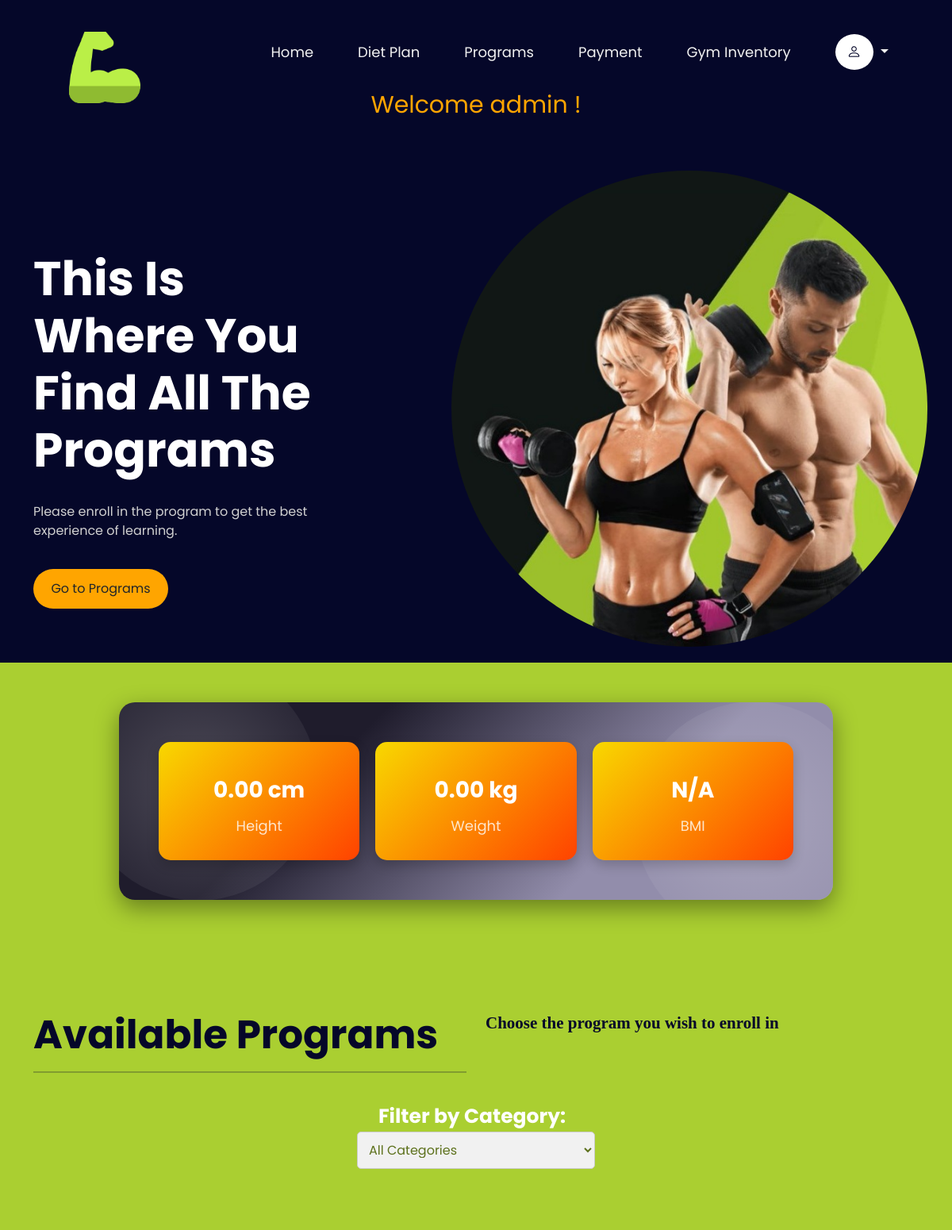
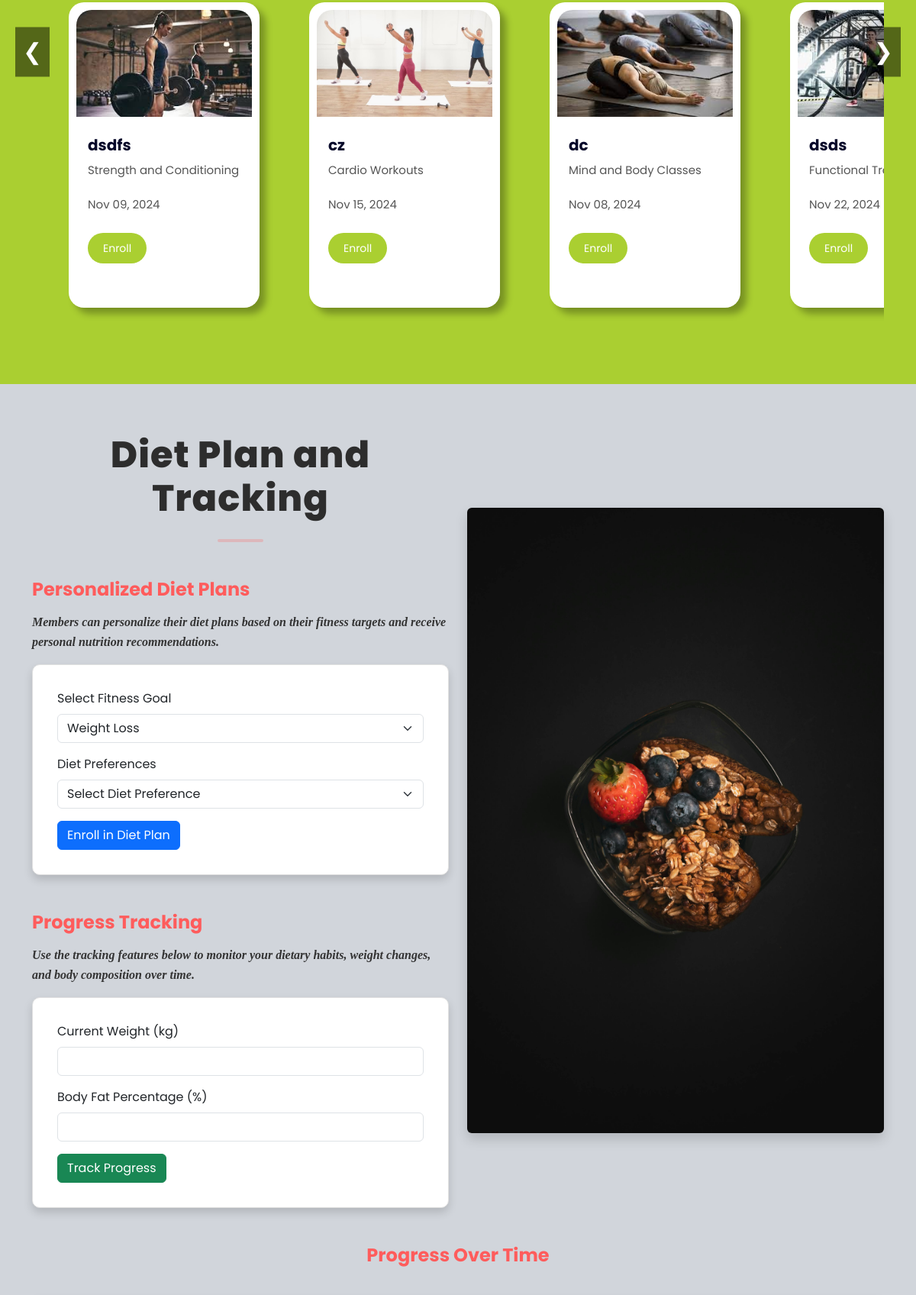
/home.php (signed in, upper part), run on the app's committed database (2 pictures, top to bottom).
### tables this page shows
CREATE TABLE `users` (
  `id` int(11) NOT NULL,
  `username` varchar(255) NOT NULL,
  `email` varchar(255) NOT NULL,
  `password` varchar(255) NOT NULL,
  `profile_image` varchar(255) DEFAULT NULL,
  `age` int(11) NOT NULL,
  `weight` decimal(5,2) NOT NULL,
  `height` decimal(5,2) NOT NULL,
  `bmi` decimal(5,2) GENERATED ALWAYS AS (`weight` / (`height` / 100 * `height` / 100)) STORED,
  `phone` varchar(12) NOT NULL
);

CREATE TABLE `courses` (
  `id` int(11) NOT NULL,
  `title` varchar(100) NOT NULL,
  `description` text DEFAULT NULL,
  `category` varchar(50) DEFAULT NULL,
  `date` date DEFAULT NULL,
  `image_path` varchar(255) DEFAULT NULL,
  `last_modified` timestamp NOT NULL DEFAULT current_timestamp() ON UPDATE current_timestamp()
);

### home.php (the view, shortened to what this page needs)
<?php
include("connection.php");
$username = $_SESSION['username'];
$query = "SELECT height, weight FROM users WHERE username='$username'";
$result = mysqli_query($conn, $query);
$user = mysqli_fetch_assoc($result);
$height = $user['height'];
$weight = $user['weight'];
if ($height > 0 && $weight > 0) {
    $heightInMeters = $height / 100;
    $bmi = $weight / ($heightInMeters * $heightInMeters);
    $bmi = number_format($bmi, 2);
} else {
    $bmi = "N/A";
}
?>
<!DOCTYPE html>
<html lang="en">
<head>
    <link href="https://cdn.jsdelivr.net/npm/bootstrap@5.3.1/dist/css/bootstrap.min.css" rel="stylesheet"
>
    <link rel="stylesheet"
        href="https://cdnjs.cloudflare.com/ajax/libs/bootstrap-icons/1.10.5/font/bootstrap-icons.min.css">
    <link rel="stylesheet" href="css/style.css">
</head>
<body>
    <header class="navbar-section">
        <nav class="navbar navbar-expand-lg">
            <div class="container-fluid">
                <a class="navbar-brand" href="#">
                    <div class="logo-wrapper">
                        <img src="images/logo.png" alt="Student Management System Logo">
                    </div>
                </a>
                <div class="collapse navbar-collapse" id="navbarNav">
                    <ul class="navbar-nav ms-auto">
                        <li class="nav-item">
                            <a class="nav-link" aria-current="page" href="#home">Home</a>
                        </li>
                        <li class="nav-item">
                            <a class="nav-link" href="#dietPlan">Diet Plan</a>
                        </li>
                        <li class="nav-item">
                            <a class="nav-link" href="#projects">Programs</a>
                        </li>
                        <li class="nav-item">
                            <?php
                            if (isset($_SESSION['username'])) {
                                $username = $_SESSION['username'];
                                $query = mysqli_query($conn, "SELECT * FROM payments WHERE username = '$username' LIMIT 1");
                                if (mysqli_num_rows($query) > 0) {
                                    echo '<a class="nav-link" href="#" onclick="alertPayment()">Payment</a>';
                                } else {
                                    echo '<a class="nav-link" href="payment.php">Payment</a>';
                                }
                            }
                            ?>
                        </li>
                        <li class="nav-item">
                            <a class="nav-link" href="gym_management.php">Gym Inventory</a>
                        </li>
                        <li class="nav-item">
                            <div class="dropdown">
                                <a class="nav-link dropdown-toggle" href="#" id="dropdownMenuLink" data-bs-toggle="dropdown"
                                    aria-expanded="false">
                                    <i class="bi bi-person"></i>
                                </a>
                            </div>
                        </li>
                    </ul>
                </div>
            </div>
        </nav>
    </header>
    <div class="name">
        <center>Welcome
            <?php
            echo $_SESSION['username'];
            ?>
            !
        </center>
    </div>
    <section id="home" class="hero-section">
        <div class="container">
            <div class="row">
                <div class="col-lg-4 col-md-12 col-sm-12 text-content">
                    <h1>this is where you find all the programs</h1>
                    <p>Please enroll in the program to get the best experience of learning.
                    </p>
                    <a href="#projects" style="color: azure;"><button class="btn">Go to Programs</button></a>
                </div>
                <div class="col-lg-8 col-md-12 col-sm-12">
                    <img src="images/bg.jpg" alt="" class="img-fluid">
                </div>
            </div>
        </div>
    </section>
    <div class="stats-container-bg">
    <div class="stats-container">
        <div class="stat-card">
            <div class="stat-value"><?php echo htmlspecialchars($height); ?> cm</div>
            <div class="stat-label">Height</div>
        </div>
        <div class="stat-card">
            <div class="stat-value"><?php echo htmlspecialchars($weight); ?> kg</div>
            <div class="stat-label">Weight</div>
        </div>
        <div class="stat-card">
            <div class="stat-value"><?php echo $bmi; ?></div>
            <div class="stat-label">BMI</div>
        </div>
    </div>
    </div>
    <section class="project-section" id="projects">
    <div class="container">
        <div class="row text">
            <div class="col-lg-6 col-md-12">
                <h1>Available Programs</h1>
                <hr>
            </div>
            <div class="col-lg-6 col-md-12">
                <p>Choose the program you wish to enroll in</p>
            </div>
        </div>
        <div class="row filter-row justify-content-center">
            <div class="col-lg-6 col-md-8 text-center">
                <label for="categoryFilter" class="filter-label">Filter by Category:</label>
                <select id="categoryFilter" class="category-filter" onchange="filterCourses()">
                    <option value="all">All Categories</option>
                </select>
            </div>
        </div>
        <button class="carousel-control left-arrow" onclick="scrollCardsLeft()">&#10094;</button>
        <button class="carousel-control right-arrow" onclick="scrollCardsRight()">&#10095;</button>
        <div class="project-container">
            <div class="row project">
                <?php
                $query = "SELECT * FROM courses ORDER BY last_modified DESC";
                $result = mysqli_query($conn, $query);
                $user_id = $_SESSION['id'];
                if (mysqli_num_rows($result) > 0) {
                    while ($course = mysqli_fetch_assoc($result)) {
                        $enrollment_check_query = "SELECT status FROM enrollments WHERE user_id = $user_id AND course_id = " . $course['id'];
                        $enrollment_check_result = mysqli_query($conn, $enrollment_check_query);
                        $enrollment_status = mysqli_fetch_assoc($enrollment_check_result) ?? ['status' => ''];
                        $status_class = 'enroll-btn';
                        $status_text = 'Enroll';
                        $button_disabled = false;
                        $imagePath = !empty($course['image_path']) ? 'admin/' . htmlspecialchars($course['image_path']) : 'images/default_image.jpg';
                        $course_data = array_merge($course, ['status' => $enrollment_status['status']]);
                ?>
                        <div class="card course-card" data-category="<?php echo htmlspecialchars($course['category']); ?>" onclick="openModal(<?php echo htmlspecialchars(json_encode($course_data, ENT_QUOTES), ENT_QUOTES); ?>)">
                            <img src="<?php echo $imagePath; ?>" class="card-img-top" alt="Course Image">
                            <div class="card-body">
                                <h4 class="card-title"><?php echo htmlspecialchars($course['title']); ?></h4>
                                <p class="card-text">
                                    <?php echo htmlspecialchars($course['category']); ?><br><br>
                                    <?php echo date("M d, Y", strtotime($course['date'])); ?>
                                </p>
                                <button class="<?php echo $status_class; ?>"
                                    data-course='<?php echo htmlspecialchars(json_encode($course), ENT_QUOTES); ?>'
                                    onclick="showConfirmationModal(event)"
                                    <?php echo $button_disabled ? 'disabled' : ''; ?>>
                                    <?php echo $status_text; ?>
                                </button>
                            </div>
                        </div>
                <?php
                    }
                } else {
                    echo "<p>No courses available at the moment.</p>";
                }
                ?>
            </div>
        </div>
    </div>
</section>
        <section class="diet-plan-section" id="dietPlan">
        <div class="container">
            <div class="row">
                <div class="col-lg-6 col-md-12 order-2 order-lg-1">
                    <h1 class="text-center">Diet Plan and Tracking</h1>
                    <hr>
                    <h4>Personalized Diet Plans</h4>
                    <p>Members can personalize their diet plans based on their fitness targets and receive personal nutrition recommendations.</p>
                    <form id="dietPlanForm" class="mb-5">
                        <div class="mb-3">
                            <label for="fitnessGoal" class="form-label">Select Fitness Goal</label>
                            <select class="form-select" id="fitnessGoal" name="fitnessGoal" required>
                                <option value="weightLoss">Weight Loss</option>
                            </select>
                        </div>
                        <div class="mb-3">
                            <label for="dietPreferences" class="form-label">Diet Preferences</label>
                            <select class="form-select" id="dietPreferences" name="dietPreferences" required>
                                <option value="">Select Diet Preference</option>
                            </select>
                        </div>
                        <button type="button" class="btn btn-primary" onclick="openDietPlanModal()">Enroll in Diet Plan</button>
                    </form>
                <h4>Progress Tracking</h4>
                <p>Use the tracking features below to monitor your dietary habits, weight changes, and body composition over time.</p>
                <form id="progressTrackingForm">
                    <div class="mb-3">
                        <label for="currentWeight" class="form-label">Current Weight (kg)</label>
                        <input type="number" class="form-control" id="currentWeight" name="currentWeight" required>
                    </div>
                    <div class="mb-3">
                        <label for="bodyFat" class="form-label">Body Fat Percentage (%)</label>
                        <input type="number" class="form-control" id="bodyFat" name="bodyFat" required>
                    </div>
                    <button type="submit" class="btn btn-success">Track Progress</button>
                </form>
            </div>
            <div class="col-lg-6 col-md-12 order-1 order-lg-2 d-flex align-items-center justify-content-center">
                <img src="./images/gym9.jpg" class="img-fluid shadow rounded" alt="Diet Tracking Illustration">
            </div>
        </div>
        <div class="row mt-5">
            <div class="col-12">
                <h4 class="text-center">Progress Over Time</h4>
            </div>
        </div>
    </div>
</section>
</body>
</html>

### data on the page
users: height "0.00", weight "0.00", height "N/A"
courses: image_path (picture), title "dsdfs", category "Strength and Conditioning", date "Nov 09, 2024", status_text "Enroll"
courses: image_path (picture), title "cz", category "Cardio Workouts", date "Nov 15, 2024", status_text "Enroll"
courses: image_path (picture), title "dc", category "Mind and Body Classes", date "Nov 08, 2024", status_text "Enroll"
courses: image_path (picture), title "dsds", category "Functional…", date "Nov 22, 2024", status_text "Enroll"

### other printed values
$_SESSION['username'] "admin"
